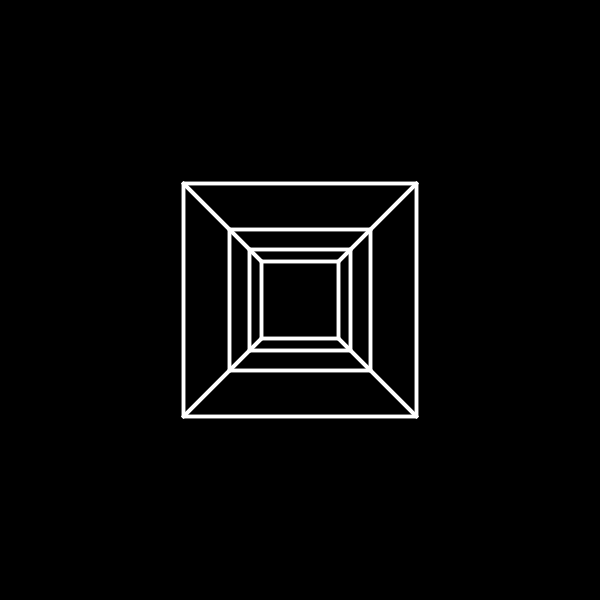
Frame 1 (no input)
Frame 60 (the mouse pressed at the canvas centre just before this capture): identical to frame 1, image omitted
Frame 120 (the mouse held since frame 60 and released just before this capture): identical to frame 1, image omitted

The Processing sketch that drew this single still picture (run headless with seeded random() and noise(); from frame 60 on, the mouse is pressed at the canvas centre):

// Processing sketch: tesseract
// ── tesseract.pde
final int dimension = 4; //il sogno della generalizzazione è andato in frantumi in fretta
final int scaleFactor = 350;
final int n = int(pow(2, dimension));
float [][] points;

int index = 0;
void buildPoints(float [][] p, int start, int lim, int depth) {//questa funzione è STATA un incubo, crea i punti iniziali del cubo ricorsivamente
  if (depth == dimension) return;
  for (int i=0; i<lim; i++) p[i+start][depth] = i < lim/2? 1: -1;
  buildPoints(p, start, lim/2, depth+1);
  buildPoints(p, lim/2+start, lim/2, depth+1);
}

float [][] matMult(float [][] a, float [][] b) {//moltiplicazione tra matrici
  int m1 = a[0].length, m2 = b[0].length;
  int n1 = a.length, n2 = b.length;
  if (m1 != n2) print("Errore, le matrici hanno dimensioni incompatibili\n");
  float [][] result = new float [n1][m2];
  for (int i=0; i<n1; i++) {
    for (int j=0; j<m2; j++) {
      result[i][j] = 0;
      for (int k=0; k<m1; k++) {
        result[i][j] += a[i][k] * b[k][j];
      }
    }
  }
  return result;
}

float distance(float [] a, float [] b) {//pitagora in n dimensioni
  float sum = 0;
  for (int i=0; i<a.length; i++) {
    sum += pow(a[i]-b[i], 2);
  }
  return pow(sum, 0.5);
}

float [][] wrap(float [] l) {//rende un vettore riga un vettore colonna
  float [][] w = new float[dimension][1];
  for (int dim=0; dim<dimension; dim++) w[dim][0] = l[dim];
  return w;
}

float [][] computeProjection2(float[]p) {//proiezione dalla quarta dimensione alla terza
  float z = 1 / (3-p[3]);
  float [][] projection = {{z, 0, 0, 0}, {0, z, 0, 0}, {0, 0, z, 0}};
  return matMult(projection, wrap(p));
}

float [][] computeProjection(float[]p) {//proiezione dalla terza dimensione alla seconda
  float pjr[][] = computeProjection2(p);
  float z = 1 / (2-pjr[2][0]);
  float [][] projection = {{z, 0, 0}, {0, z, 0}};
  return matMult(projection, pjr);
}
float tol = 0.01;
void show(float[][] p) {//calcola la proiezione e disegna ogni punto

  float [][] proj;

  for (int i=0; i<n; i++) {
    proj = computeProjection(p[i]);
    strokeWeight(0.01);
    point(proj[0][0], proj[1][0]);

    for (int j=0; j<n; j++) {
      if (j!=i && abs(distance(p[i], p[j]) -2) < tol) {//calcola la distanza tra tutti i punti e disegna una riga tra le proiezioni di quelli vicini il giusto
        float [][] proj2 = computeProjection(p[j]);
        strokeWeight(0.01);
        line(proj[0][0], proj[1][0], proj2[0][0], proj2[1][0]);
      }
    }
  }
}

void setup() {
  size(600, 600);
  points = new float [n][dimension];
  buildPoints(points, 0, n, 0);
  stroke(255);
}

//-------------gli angoli e le matrici di rotazione------------
float rho = 0.0;
float phi = 0.0;

float minr = 0.1;
float minp = 0.1;

float [][] rotateXZ = {{1, 0, 0, 0}, {0, cos(phi), 0, -sin(phi)}, {0, 0, 1, 0}, {0, sin(phi), 0, cos(phi)}};
float [][] rotateYW = {{cos(rho), 0, -sin(rho), 0}, {0, 1, 0, 0}, {sin(rho), 0, cos(rho), 0}, {0, 0, 0, 1}};
//-------------------------------------------------------------

void mouseDragged() {//roba carina
  if (pmouseX!=mouseX) rho+=pmouseX<mouseX? 0.001: -0.001;
  if (pmouseY!=mouseY) phi+=pmouseY<mouseY? 0.001: -0.001;
}

void updatePar(){//attrito
  if (abs(rho)>0.07) rho *= 0.99;
  if (abs(phi)>0.07) phi *= 0.99;
}

void updateMat() {//dopo aver modificato gli angoli
  float [][] rotateXZ2 = {{1, 0, 0, 0}, {0, cos(phi), 0, -sin(phi)}, {0, 0, 1, 0}, {0, sin(phi), 0, cos(phi)}};
  float [][] rotateYW2 = {{cos(rho), 0, -sin(rho), 0}, {0, 1, 0, 0}, {sin(rho), 0, cos(rho), 0}, {0, 0, 0, 1}};
  arrayCopy(rotateXZ2, rotateXZ);
  arrayCopy(rotateYW2, rotateYW);
}

void draw() {//dove avviene la magia...
  background(0);
  translate(width/2, height/2);
  scale(scaleFactor);
  points = matMult(points, rotateYW);
  points = matMult(points, rotateXZ);
  show(points);
  
  updatePar();
  updateMat();
  
}
